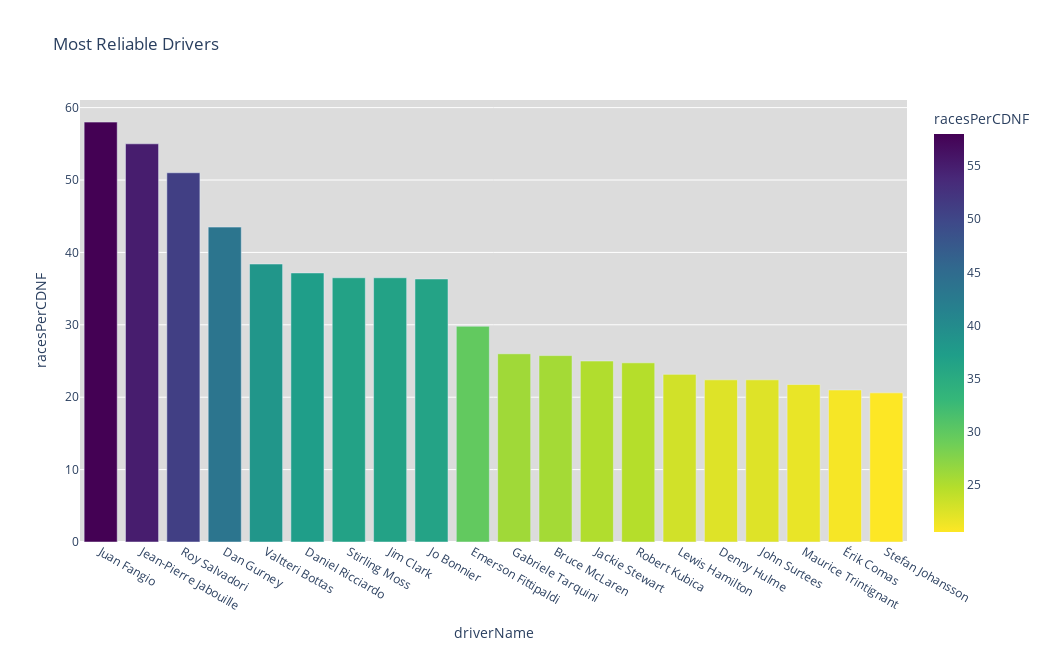

Here is the notebook cell this chart was saved with:
### Markdown cell above
#### Objective 4
Most Reliable drivers

### Code cell
dnf_drivers_crashes = dnf_drivers[dnf_drivers['raceStarts'] > 50].drop(columns='level_0')
dnf_drivers_crashes = dnf_drivers_crashes.sort_values(by='racesPerCDNF', ascending=False).reset_index()

fig = px.bar(dnf_drivers_crashes.head(20), x="driverName", y="racesPerCDNF", title='Most Reliable Drivers', color='racesPerCDNF',
             color_continuous_scale=px.colors.sequential.Viridis[::-1], width=1050, height=650)

fig.update_layout(plot_bgcolor='gainsboro')

fig.show()

### Figure 1 — Plotly figure (JSON) as saved in the notebook; plotly's stock layout.template omitted (floating-point values rounded to 4 significant figures)
{"data": [{"alignmentgroup": "True", "hovertemplate": "driverName=%{x}<br>racesPerCDNF=%{marker.color}<extra></extra>", "legendgroup": "", "marker": {"color": [58, 55, 51, 43.5, 38.4, 37.17, 36.5, 36.5, 36.33, 29.8, 26, 25.75, 25, 24.75, 23.15, 22.4, 22.4, 21.75, 21, 20.6], "coloraxis": "coloraxis", "pattern": {"shape": ""}}, "name": "", "offsetgroup": "", "orientation": "v", "showlegend": false, "textposition": "auto", "type": "bar", "x": ["Juan Fangio", "Jean-Pierre Jabouille", "Roy Salvadori", "Dan Gurney", "Valtteri Bottas", "Daniel Ricciardo", "Stirling Moss", "Jim Clark", "Jo Bonnier", "Emerson Fittipaldi", "Gabriele Tarquini", "Bruce McLaren", "Jackie Stewart", "Robert Kubica", "Lewis Hamilton", "Denny Hulme", "John Surtees", "Maurice Trintignant", "Érik Comas", "Stefan Johansson"], "xaxis": "x", "y": [58, 55, 51, 43.5, 38.4, 37.17, 36.5, 36.5, 36.33, 29.8, 26, 25.75, 25, 24.75, 23.15, 22.4, 22.4, 21.75, 21, 20.6], "yaxis": "y"}], "layout": {"barmode": "relative", "coloraxis": {"colorbar": {"title": {"text": "racesPerCDNF"}}, "colorscale": [[0, "#fde725"], [0.1111, "#b5de2b"], [0.2222, "#6ece58"], [0.3333, "#35b779"], [0.4444, "#1f9e89"], [0.5556, "#26828e"], [0.6667, "#31688e"], [0.7778, "#3e4989"], [0.8889, "#482878"], [1, "#440154"]]}, "height": 650, "legend": {"tracegroupgap": 0}, "plot_bgcolor": "gainsboro", "title": {"text": "Most Reliable Drivers"}, "width": 1050, "xaxis": {"anchor": "y", "domain": [0, 1], "title": {"text": "driverName"}}, "yaxis": {"anchor": "x", "domain": [0, 1], "title": {"text": "racesPerCDNF"}}}}
